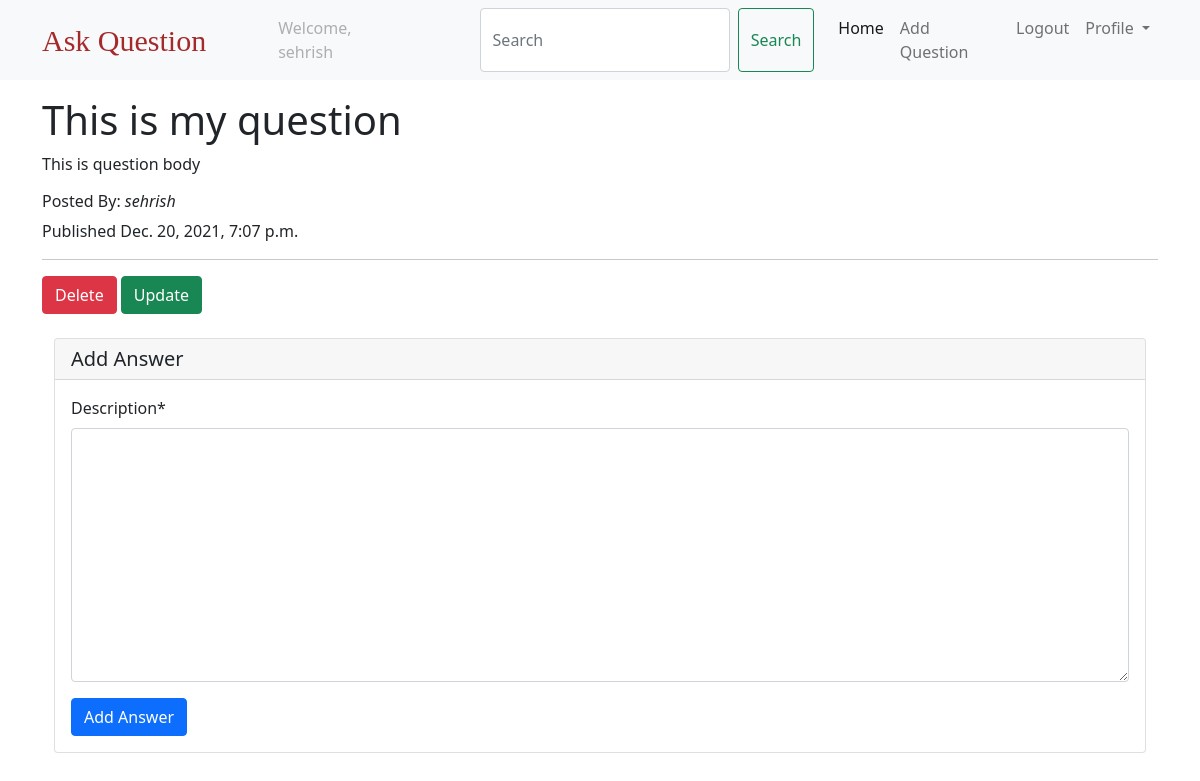
/question/this-is-my-question/ (signed in), run on an earlier commit of the app's database.
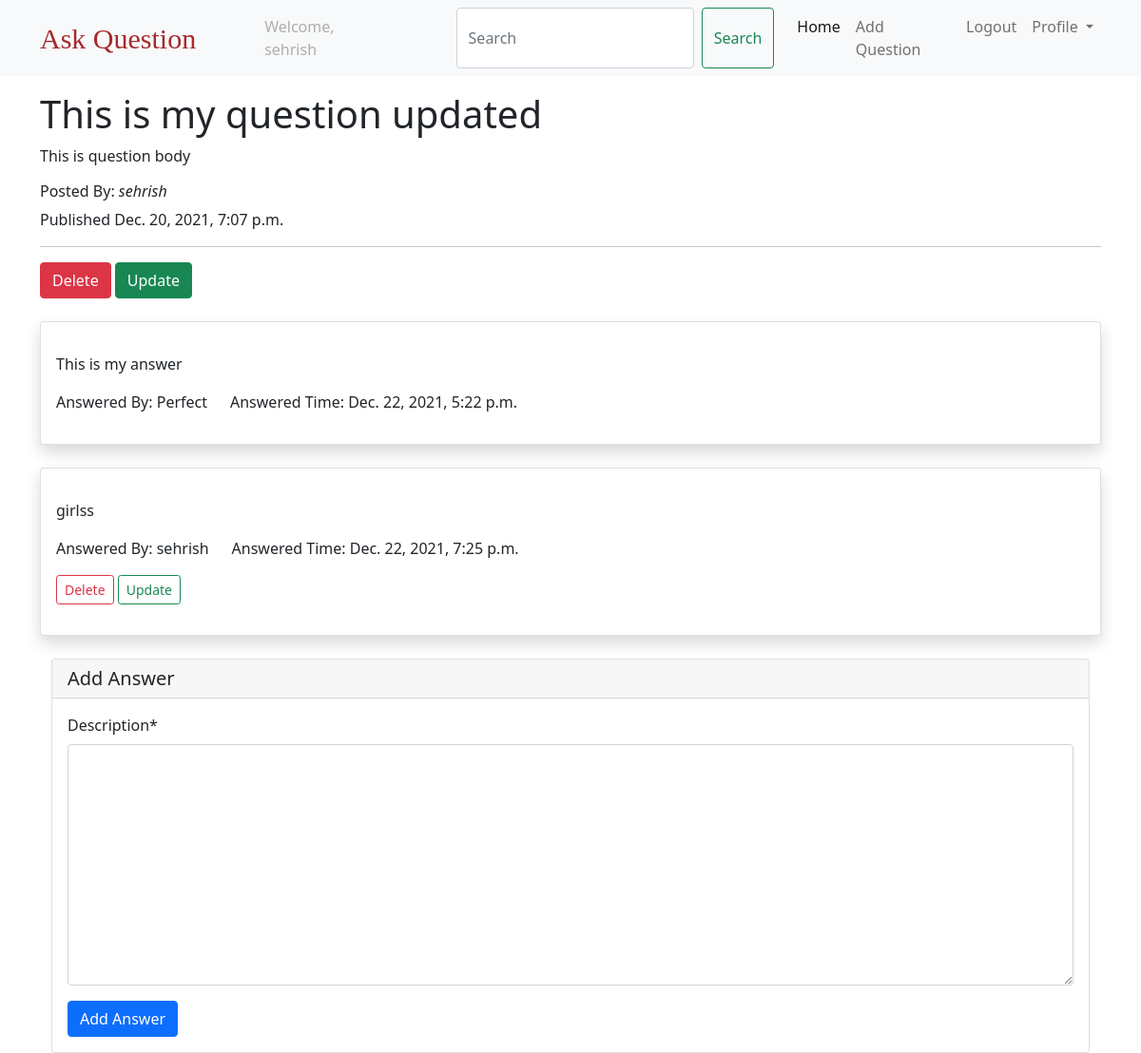
And on a later commit of the database.
### users/models.py (models this page shows)
class CustomUser(AbstractUser):
    pass

### questions/models.py (models this page shows, shortened)
class Question(models.Model):
    created_at = models.DateTimeField(auto_now_add=True)
    title = models.CharField(max_length=250)
    body = models.TextField()
    slug = models.SlugField(max_length=250, unique=True)
    author = models.ForeignKey(
        settings.AUTH_USER_MODEL, on_delete=models.CASCADE, related_name="questions"
    )

class Answer(models.Model):
    created_at = models.DateTimeField(auto_now_add=True)
    description = models.TextField()
    question = models.ForeignKey(
        Question, on_delete=models.CASCADE, related_name="answers"
    )
    author = models.ForeignKey(settings.AUTH_USER_MODEL, on_delete=models.CASCADE)

### questions/views.py (the view)
# urls.py: path("question/<slug:slug>/", question_details, name="qdetails"),
@login_required
def question_details(request, slug):
    question = get_object_or_404(Question, slug=slug)
    answer_list = Answer.objects.filter(question=question)
    if request.method == "POST":
        form = AnswerForm(request.POST)
        if form.is_valid():
            answer = form.save(commit=False)
            answer.question = question
            answer.author = request.user
            answer = form.save()
            return redirect("qdetails", slug=question.slug)
    else:
        form = AnswerForm()
    return render(
        request,
        "QDetails.html",
        {"question": question, "answer_list": answer_list, "form": form},
    )

### questions/forms.py
class AnswerForm(forms.ModelForm):
    class Meta:
        model = Answer
        fields = ("description",)

### templates/QDetails.html (shortened to what this page needs)
{% extends 'base.html' %}
{% load crispy_forms_tags %}
{% block body %}
<div class="container mt-3">
  <h1>{{question.title}}</h1>
  <p>{{question.body}}</p>
  <h6>Posted By: <i> {{question.author}} </i></h6>
  <p>Published {{question.created_at}}</p>
  <hr>
  {% if request.user == question.author %}
    <a class="btn btn-danger" href={% url 'delete_question' question.slug  %}>Delete</a>
    <a class="btn btn-success"
    href="{% url 'update_question' question.slug %}"
    >Update</a>
  {% endif %}
</div>
<div class="container">
  {% for answers in answer_list %}
  <div class="card mt-4 py-3 shadow">
    <div class="card-body">
       <p class="card-text">
         {{answers.description}}
       </p>
       <div class="row">
          <div class="col col-md-auto">
             Answered By: {{answers.author.username}}
          </div>
          <div class="col col-md-auto">
            Answered Time: {{answers.created_at}}
         </div>
       </div>
       {% if request.user == answers.author %}
        <a class="btn btn-outline-danger btn-sm mt-3"
        href="{% url 'delete_answer' answers.id %}"
        >Delete</a>
        <a
        href="{% url 'update_answer' answers.id %}"
        class="btn btn-outline-success btn-sm mt-3">Update</a>
       {% endif %}
    </div>
  </div>
  {% endfor %}
    <div class="container">
      <div class="card mt-4">
        <form method="post" novalidate>
          <h5 class="card-header">Add Answer</h5>
          <div class="card-body">
            {{ form | crispy }}
            <input type="submit"
            value="Add Answer"
            class="btn btn-primary"
            />
          </div>
        </form>
      </div>
    </div>
</div>
{% endblock %}

### templates/base.html (shortened to what this page needs)
<!DOCTYPE html>
<html>
  <head>
    <link
      href="https://cdn.jsdelivr.net/npm/bootstrap@5.1.3/dist/css/bootstrap.min.css"
      rel="stylesheet"
    />
    {% include 'navbar.html' %}
    <link rel="stylesheet" href="" />
  </head>
  <body>
    {% block body %} {% endblock %}
  </body>
</html>

### templates/navbar.html (shortened to what this page needs)
<nav class="navbar navbar-expand-lg navbar-light bg-light">
  <div class="container">
    <a class="navbar-brand text-style" href="{% url 'qlist' %}">Ask Question</a>
    <div class="collapse navbar-collapse" id="navbarSupportedContent">
      <ul class="navbar-nav me-auto mb-2 mb-lg-0">
        {% if request.user.is_authenticated %}
        <li class="nav-item mx-5">
          <a class="nav-link disabled">Welcome, {{request.user.username}}</a>
        </li>
        <form class="d-flex mx-3">
          <input
            class="form-control me-2"
            type="search"
            placeholder="Search"
            aria-label="Search"
            name="q"
          />
          <button class="btn btn-outline-success" type="submit">Search</button>
        </form>
        <li class="nav-item">
          <a class="nav-link active" aria-current="page" href="{% url 'qlist' %}">Home</a>
        </li>
        <li class="nav-item">
          <a class="nav-link" href="{% url 'create_question'%}">Add Question</a>
        </li>
        <li class="nav-item">
          <a class="nav-link" href="{% url 'logout' %}">Logout</a>
        </li>
        <li class="nav-item dropdown">
          <a
            class="nav-link dropdown-toggle"
            href="#"
            id="navbarDropdown"
            role="button"
            data-bs-toggle="dropdown"
            aria-expanded="false"
          >
            Profile
          </a>
        </li>
        {% endif %}
      </ul>
    </div>
  </div>
</nav>

### templates/navbar.html (style rules this page uses)
.text-style { font-size: 30px !important; font-family: fantasy !important; color: brown !important; }

What changed in the data, as far as the page shows it:
changed Question "This is question body": title "This is my question" → "This is my question updated"
added Answer: description "This is my answer", author.username "Perfect", created_at "Dec. 22, 2021, 5:22 p.m."
added Answer: description "girlss", author.username "sehrish", created_at "Dec. 22, 2021, 7:25 p.m.", shows "Delete"
